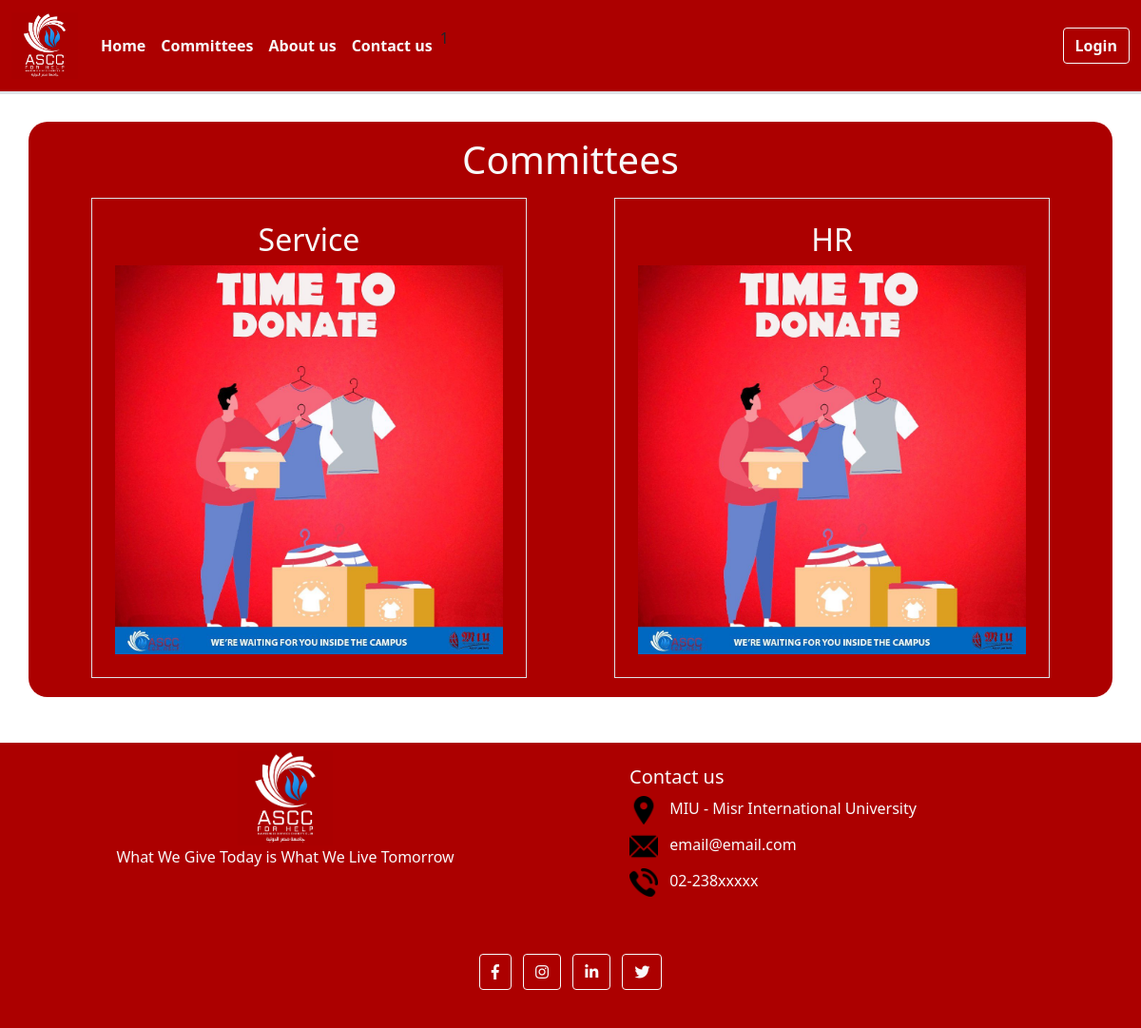
The page /main on the database as committed earlier.
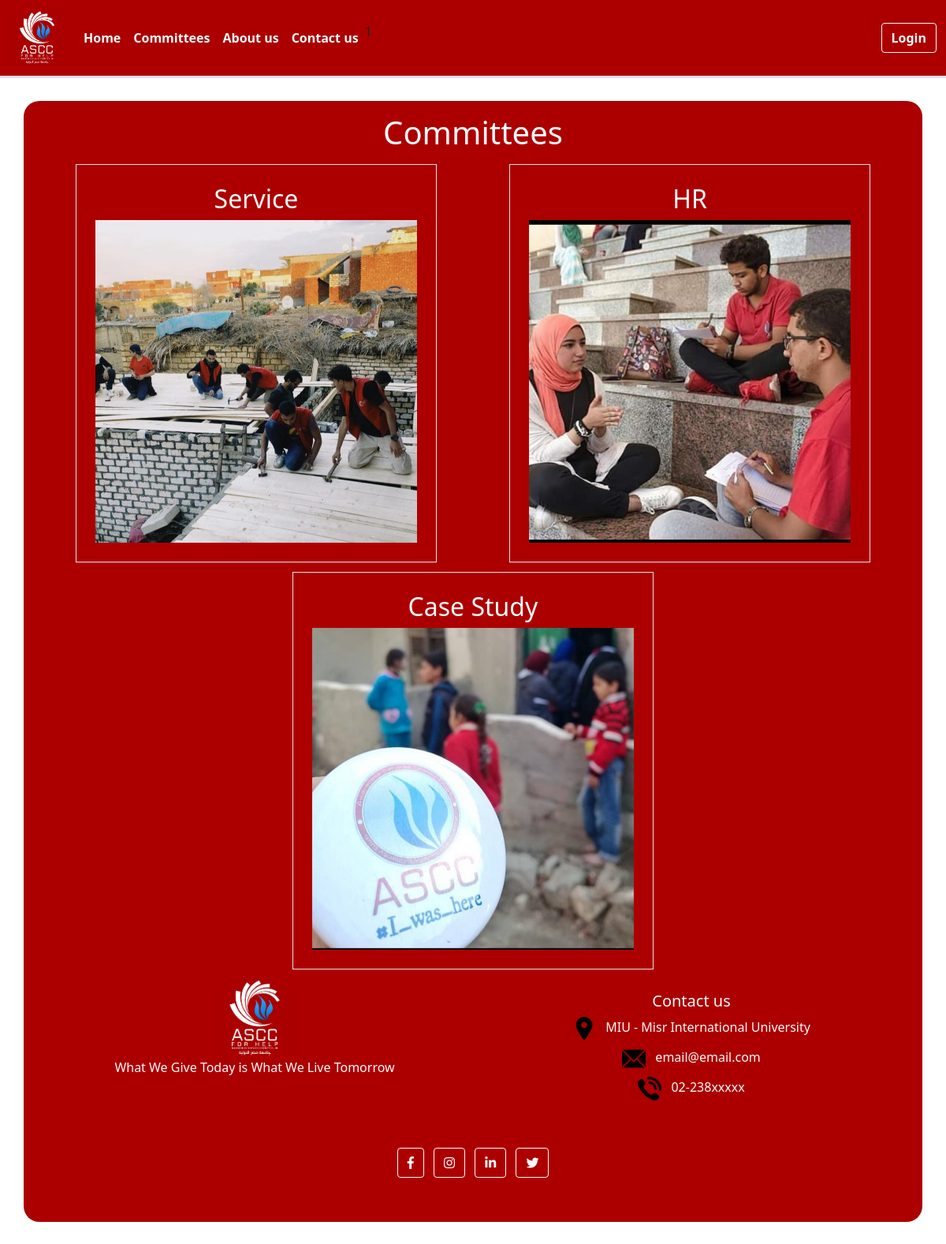
The same page on the database as committed later.
### Asec/models.py (models this page shows, shortened)
class Committee(models.Model):
    name = models.CharField(max_length=30)
    description = models.CharField(max_length=255)
    photo = models.CharField(max_length=30)
    headId = models.ForeignKey("User", on_delete=models.CASCADE)

### Asec/views.py (the view)
# urls.py: path("main", views.committe_main, name="main"),
def committe_main(request):
    return render(request, "Committee/main.html",{
        'committees':Committee.objects.all()
    })

### Asec/Templates/Committee/main.html
{% extends "General/layout.html" %}
{% load static%}
{% block content %}
<div
	class="container h-auto my-5 p-3 text-light text-center"
	style="background-color: rgb(172, 0, 0); border-radius: 20px;"
>
	<h1>Committees</h1>
    {% for committee in committees%}
      {% if forloop.counter0|divisibleby:2 %}
        <div class="row justify-content-around m-1 h-auto" >
          <a href="show_committee/{{committee.id}}" class="col-lg-5 border mt-2 p-4 text-light" style="text-decoration: none;">
            <div >
              <h2>{{committee.name}}</h2>
              <img class="w-100" src="{% static committee.photo %}" alt="">
            </div>
          </a>
      {%else%}
          <a href="show_committee/{{committee.id}}" class="col-lg-5 border mt-2 p-4 text-light" style="text-decoration: none;">
            <div >
              <h2>{{committee.name}}</h2>
              <img class="w-100" src="{% static committee.photo %}" alt="">
            </div>
          </a>
        </div>
      {% endif %}
    {% endfor%}
</div>
{% endblock %}

Rows that differ between the two databases and show on the page:
changed Committee "Service": photo: a different picture
changed Committee "HR": photo: a different picture
added Committee: name "Case Study", photo (picture)
